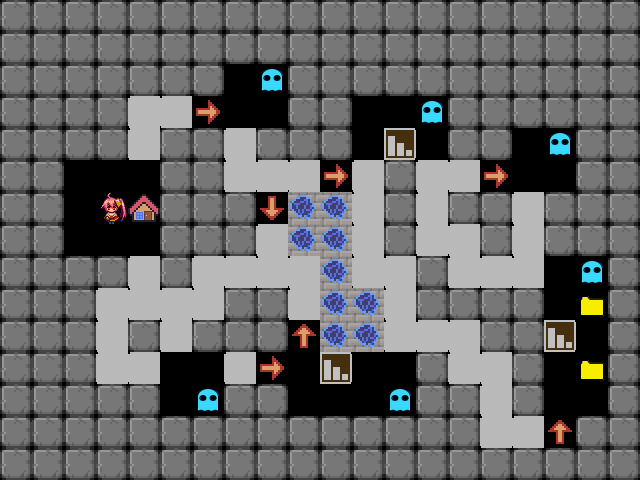

This game map was drawn from its Tiled (.tmx) file and the tilesets committed beside it. A one-line description and the full map source follow:
An orthogonal 20x15 tile map with 32x32 px tiles, 1 tile layer (タイル・レイヤー1).

<map version="1.0" orientation="orthogonal" renderorder="right-down" width="20" height="15" tilewidth="32" tileheight="32" nextobjectid="1">
 <tileset firstgid="1" name="tileset" tilewidth="32" tileheight="32">
  <image source="tileset.png" width="256" height="128" />
 </tileset>
 <layer name="タイル・レイヤー1" width="20" height="15">
  <data encoding="csv">
3,3,3,3,3,3,3,3,3,3,3,3,3,3,3,3,3,3,3,3,
3,3,3,3,3,3,3,3,3,3,3,3,3,3,3,3,3,3,3,3,
3,3,3,3,3,3,3,0,9,3,3,3,3,3,3,3,3,3,3,3,
3,3,3,3,4,4,19,0,0,3,3,0,0,9,3,3,3,3,3,3,
3,3,3,3,4,3,3,4,3,3,3,0,2,0,3,3,0,9,3,3,
3,3,0,0,0,3,3,4,4,4,19,4,3,4,4,19,0,0,3,3,
3,3,0,1,6,3,3,3,20,7,7,4,3,4,3,3,4,3,3,3,
3,3,0,0,0,3,3,3,4,7,7,4,3,4,4,3,4,3,3,3,
3,3,3,3,4,3,4,4,4,4,7,4,4,3,4,4,4,0,9,3,
3,3,3,4,4,4,4,3,3,4,7,7,4,3,3,3,3,0,10,3,
3,3,3,4,3,4,3,3,3,18,7,7,4,4,4,3,3,2,0,3,
3,3,3,4,4,0,0,4,19,0,2,0,0,3,4,4,3,0,10,3,
3,3,3,3,3,0,9,3,3,0,0,0,9,3,3,4,3,0,0,3,
3,3,3,3,3,3,3,3,3,3,3,3,3,3,3,4,4,18,3,3,
3,3,3,3,3,3,3,3,3,3,3,3,3,3,3,3,3,3,3,3
</data>
 </layer>
</map>
